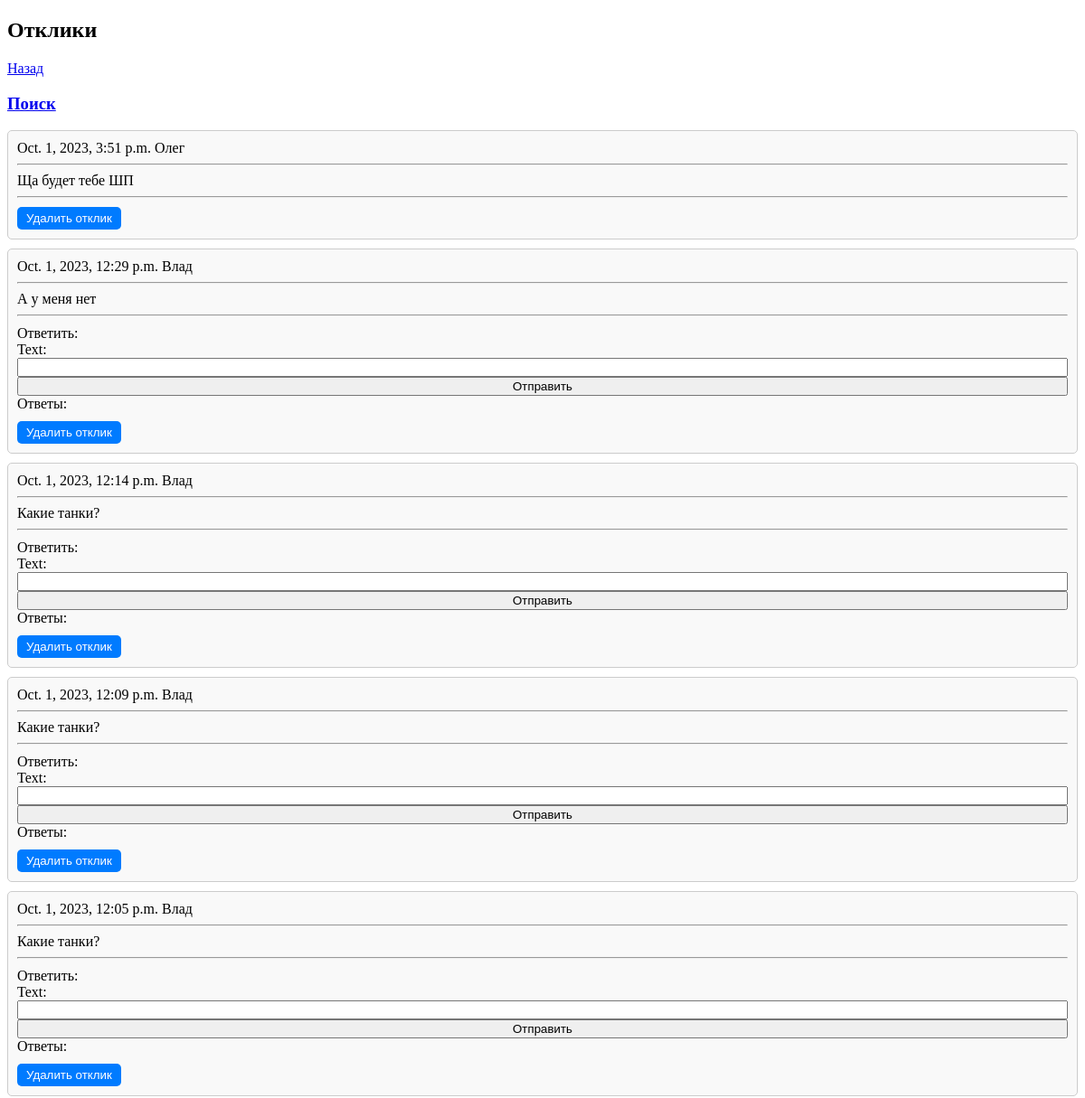
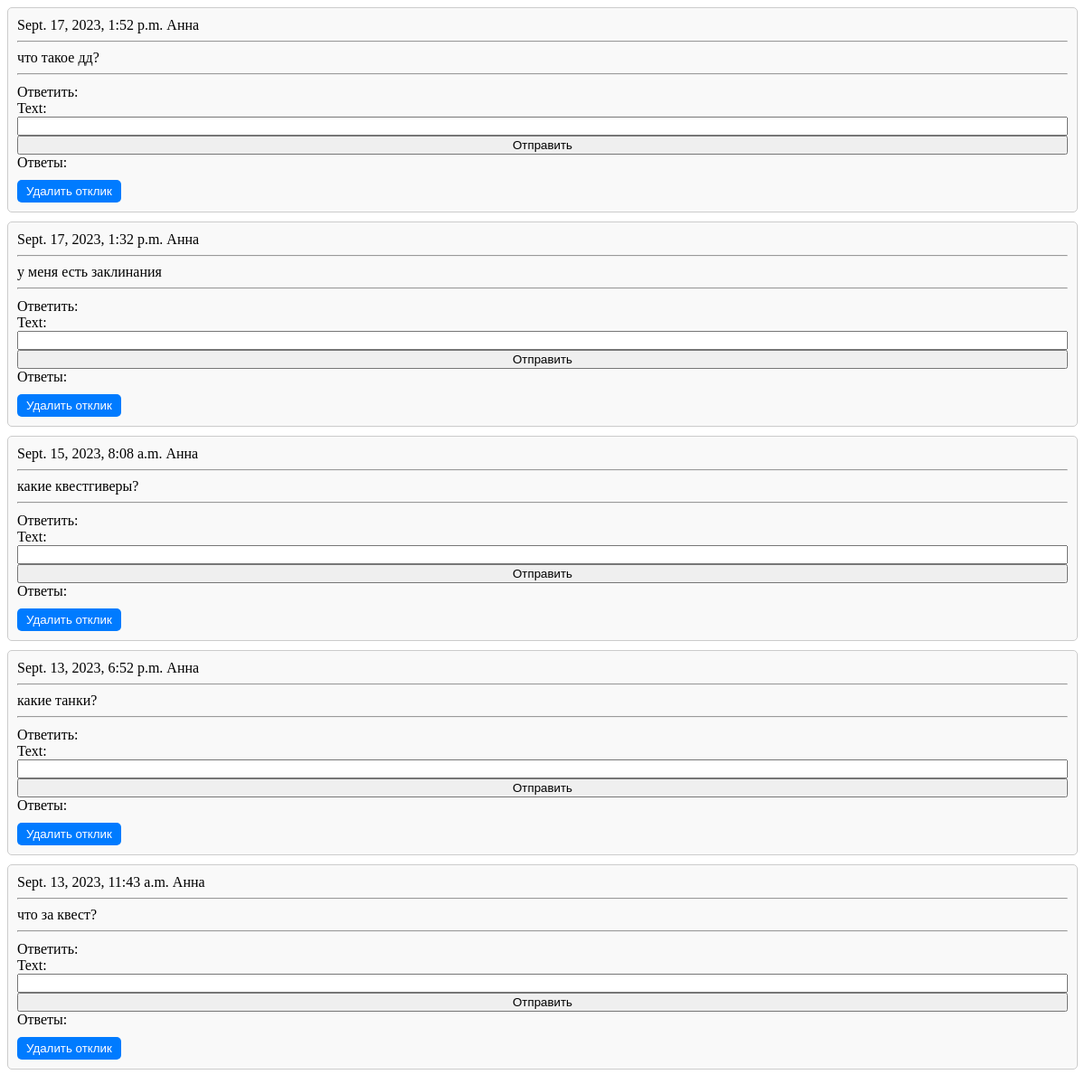
The app's page /posts/privatelist/ (signed in) with its own data (2 pictures, top to bottom).
### board/models.py (models this page shows)
class Response(models.Model):
    responsePost = models.ForeignKey(Post, on_delete=models.CASCADE)
    responseUser = models.ForeignKey(User, on_delete=models.CASCADE)
    text = models.TextField()
    dateCreation = models.DateTimeField(auto_now_add=True)

### board/views.py (the view, shortened to what this page needs)
class PrivatelistView(ListView, FormMixin):
        model = Response
        template_name = 'private_response.html'
        context_object_name = 'responses'
        form_class = ReplyForm
        success_url = '/index/'
        def get_queryset(self):
            user = self.request.user
            responses_by_user = Response.objects.filter(responsePost__author=user)
            user_responses_to_other_ads = Response.objects.filter(responseUser=user)
            combined_responses = user_responses_to_other_ads | responses_by_user
            combined_responses = combined_responses.order_by('-dateCreation')
            return combined_responses
        def get_context_data(self, **kwargs):
            context = super().get_context_data(**kwargs)
            context['user'] = self.request.user
            return context

### board/forms.py
class ReplyForm(ModelForm):
    class Meta:
        model = Reply
        fields = ['text', ]
        widgets = {
            'text': TextInput(attrs={'class': 'text_class'}),
        }

### templates/private_response.html (shortened to what this page needs)
{% extends "main.html" %}
{% block content %}
<h2>
    Отклики
</h2>
<a class="btn btn-primary" href="http://127.0.0.1:8000/index/">Назад</a>
<h3><a class="btn btn-primary" href="{% url 'search' %}">Поиск</a></h3>
<ul class="list-group">
    {% for response in responses %}
        <li>
            {{ response.dateCreation }}
            {{ response.responseUser }}
            <br><hr>
            {{ response.text }}
            <br><hr>
            {% if response.responseUser != user %}
                <form method="post" action= "" >
                    <label>Ответить:</label>
                     {{ form }}
                    <button type="submit" class="btn btn-primary">Отправить</button>
                </form>
                    <label>Ответы:</label>
            {% endif %}
                <form method="post" action="{% url 'delete_response' response.id %}">
                    <div>
                        <input type="submit" value="Удалить отклик">
                    </div>
                </form>
            </li>
    {% endfor %}
</ul>
{% endblock content %}

### templates/main.html (shortened to what this page needs)
<!DOCTYPE html>
<html lang="en">
<head>
</head>
<body>
{% block content %}
{% endblock content %}
</body>
</html>

### templates/private_response.html (style rules this page uses)
.list-group { list-style: none; padding: 0; }
.list-group li { margin: 10px 0; padding: 10px; border: 1px solid #ccc; background-color: #f9f9f9; border-radius: 5px; }
.list-group form { margin-top: 10px; display: flex; flex-direction: column; }
.list-group input[type="submit"] { background-color: #007bff; color: #fff; border: none; padding: 5px 10px; cursor: pointer; border-radius: 5px; }

### records on screen
Response: dateCreation "Oct. 1, 2023, 3:51 p.m.", responseUser "Олег", text "Ща будет тебе ШП"
Response: dateCreation "Oct. 1, 2023, 12:29 p.m.", responseUser "Влад", text "А у меня нет"
Response: dateCreation "Oct. 1, 2023, 12:14 p.m.", responseUser "Влад", text "Какие танки?"
Response: dateCreation "Oct. 1, 2023, 12:09 p.m.", responseUser "Влад", text "Какие танки?"
Response: dateCreation "Oct. 1, 2023, 12:05 p.m.", responseUser "Влад", text "Какие танки?"
Response: dateCreation "Sept. 17, 2023, 1:52 p.m.", responseUser "Анна", text "что такое дд?"
Response: dateCreation "Sept. 17, 2023, 1:32 p.m.", responseUser "Анна", text "у меня есть заклинания"
Response: dateCreation "Sept. 15, 2023, 8:08 a.m.", responseUser "Анна", text "какие квестгиверы?"
Response: dateCreation "Sept. 13, 2023, 6:52 p.m.", responseUser "Анна", text "какие танки?"
Response: dateCreation "Sept. 13, 2023, 11:43 a.m.", responseUser "Анна", text "что за квест?"
